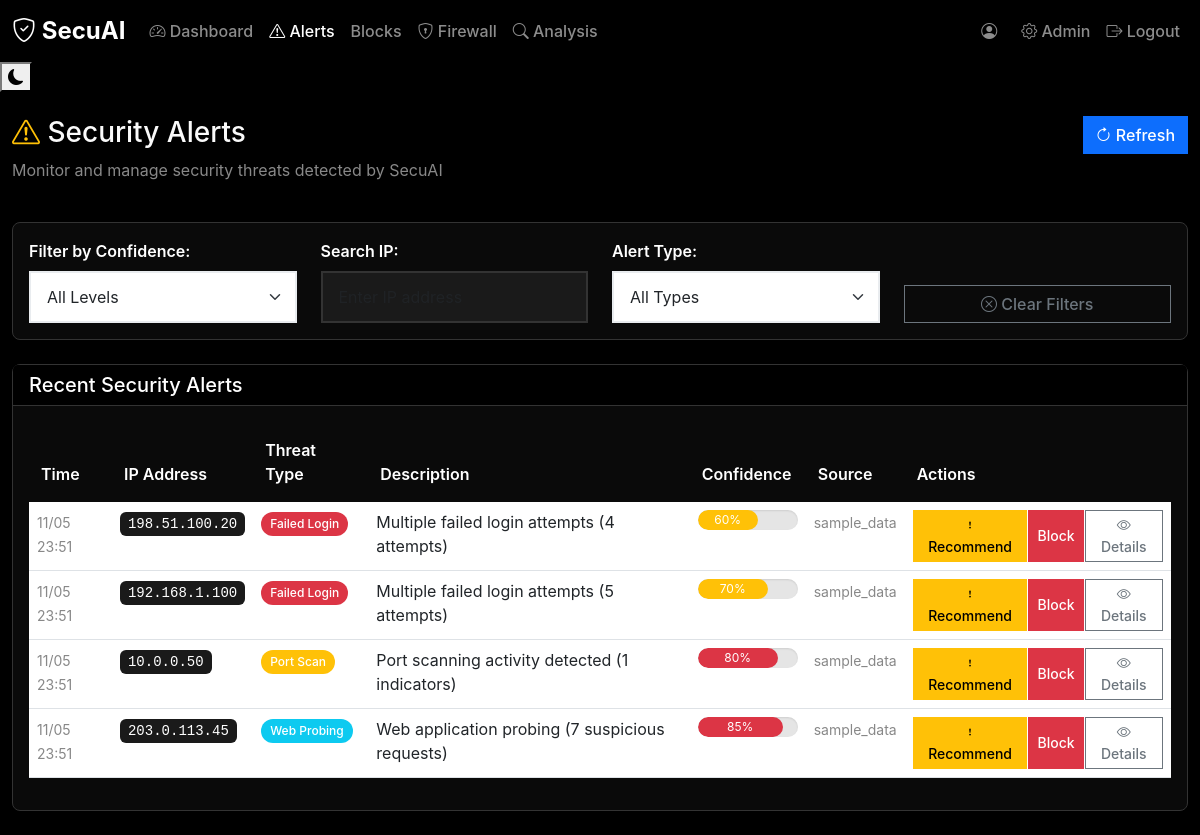
/alerts (signed in), run on an earlier commit of the app's database.
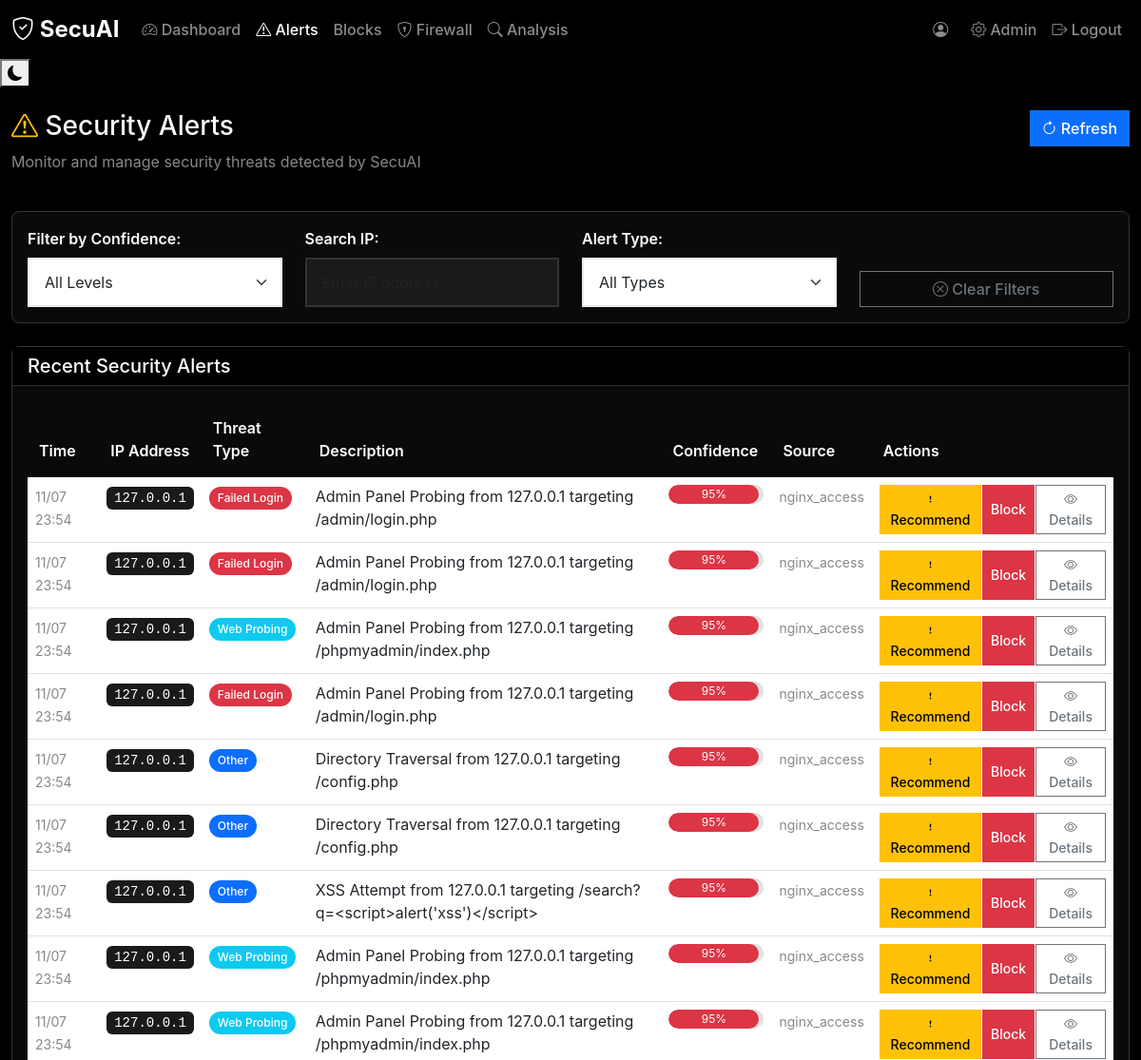
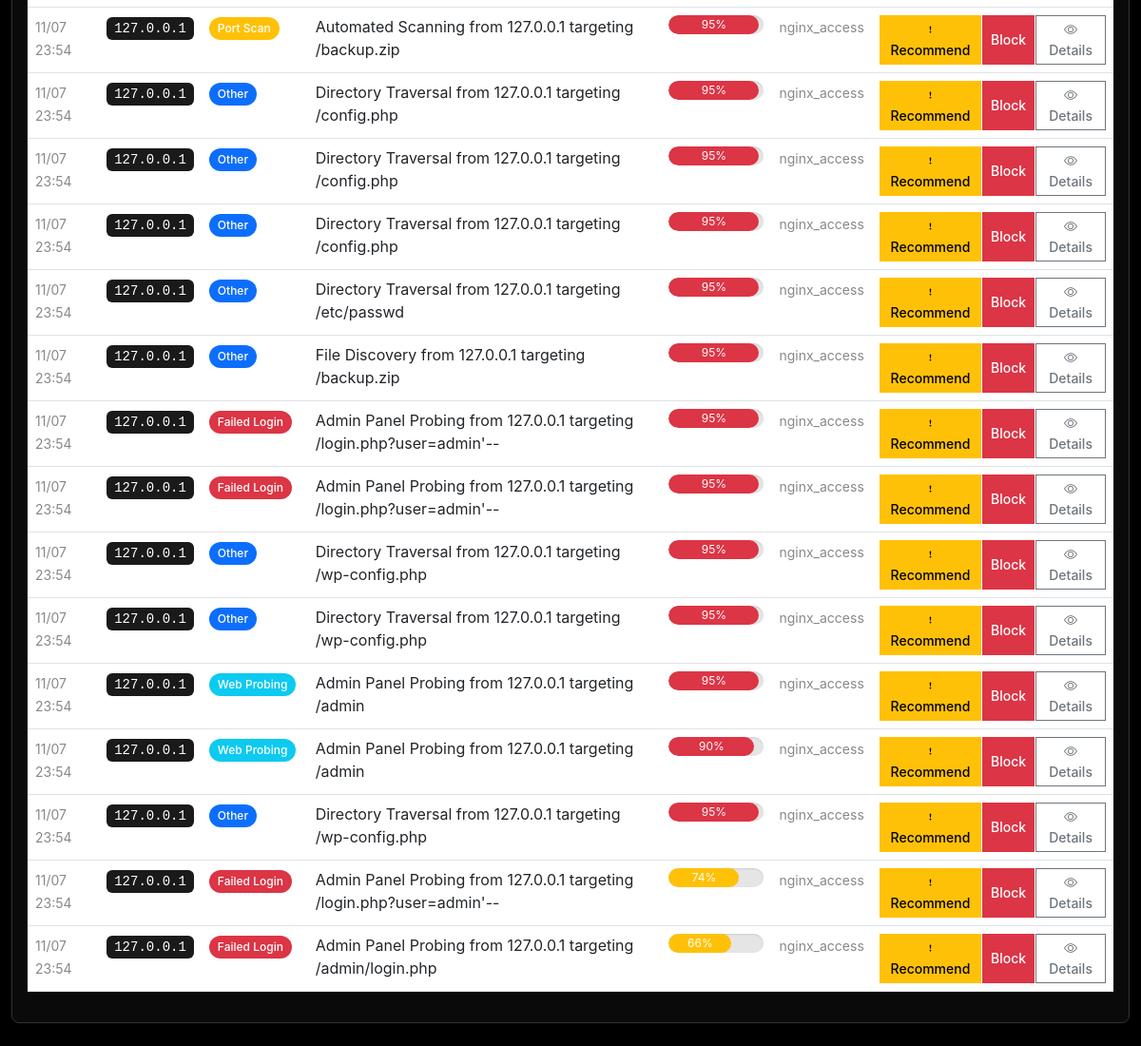
And on a later commit of the database (2 pictures, top to bottom).
### models.py (models this page shows, shortened)
class Alert(db.Model):
    __tablename__ = 'alerts'
    id = db.Column(db.Integer, primary_key=True)
    ip = db.Column(db.String(45), nullable=False, index=True)  # Support IPv6
    reason = db.Column(db.String(255), nullable=False)
    confidence = db.Column(db.Float, default=0.5, nullable=False)
    details = db.Column(db.Text)  # JSON string with additional data
    source = db.Column(db.String(100), nullable=False)  # api, upload:filename, honeypot, etc.
    status = db.Column(db.String(20), default='new', nullable=False)  # new, reviewed, ignored, blocked
    created_at = db.Column(db.DateTime, default=datetime.utcnow, nullable=False, index=True)
    reviewed_at = db.Column(db.DateTime)
    reviewed_by = db.Column(db.Integer, db.ForeignKey('users.id'))
    reviewer = db.relationship('User', backref='reviewed_alerts')

### app.py (the view)
@app.route('/alerts')
@login_required
def alerts_page():
    try:
        alerts = Alert.query.order_by(Alert.created_at.desc()).limit(100).all()
        return render_template('alerts.html', alerts=alerts)
    except Exception as e:
        logger.error(f"Alerts page error: {e}")
        flash(f'Error loading alerts: {str(e)}')
        return redirect(url_for('dashboard'))

### app.py (called while the page is built)
@login_manager.user_loader
def load_user(user_id):
    return db.session.get(User, int(user_id))

def initialize_monitor():
    global monitor_started
    if not monitor_started:
        clear_sample_data()
        start_log_monitor()
        monitor_started = True
        logger.info("🚀 SecuAI initialization complete")

@app.before_request
def before_request():
    initialize_monitor()

### templates/alerts.html (shortened to what this page needs)
<!DOCTYPE html>
<html lang="en">
<head>
    <link href="https://cdn.jsdelivr.net/npm/bootstrap@5.3.0/dist/css/bootstrap.min.css" rel="stylesheet">
    <link href="https://cdn.jsdelivr.net/npm/bootstrap-icons@1.10.0/font/bootstrap-icons.css" rel="stylesheet">
    <link href="{{ url_for('static', filename='css/style.css') }}" rel="stylesheet">
</head>
<body>
    <nav class="navbar navbar-expand-lg navbar-dark bg-dark">
        <div class="container-fluid">
            <a class="navbar-brand" href="/">
                <i class="bi bi-shield-check"></i> SecuAI
            </a>
            <div class="navbar-nav me-auto">
                <a class="nav-link" href="/">
                    <i class="bi bi-speedometer2"></i> Dashboard
                </a>
                <a class="nav-link active" href="/alerts">
                    <i class="bi bi-exclamation-triangle"></i> Alerts
                </a>
                <a class="nav-link" href="/blocks">
                     Blocks
                </a>
                <a class="nav-link" href="/firewall">
                    <i class="bi bi-shield-lock"></i> Firewall
                </a>
                <a class="nav-link" href="/analysis">
                    <i class="bi bi-search"></i> Analysis
                </a>
            </div>
            <div class="navbar-nav">
                {% if current_user.is_authenticated %}
                <span class="navbar-text me-3">
                    <i class="bi bi-person-circle"></i> {{ current_user.username }}
                </span>
                <a class="nav-link" href="/admin">
                    <i class="bi bi-gear"></i> Admin
                </a>
                <a class="nav-link" href="/logout">
                    <i class="bi bi-box-arrow-right"></i> Logout
                </a>
                {% endif %}
            </div>
        </div>
    </nav>
    <button class="theme-toggle" onclick="toggleTheme()" title="Toggle theme">
        <i class="bi bi-moon-fill" id="theme-icon"></i>
    </button>
    <div class="container-fluid mt-4">
        <div class="row mb-4">
            <div class="col">
                <h1 class="h3">
                    <i class="bi bi-exclamation-triangle text-warning"></i> Security Alerts
                </h1>
                <p class="text-muted">Monitor and manage security threats detected by SecuAI</p>
            </div>
            <div class="col-auto">
                <button class="btn btn-primary" onclick="refreshAlerts()">
                    <i class="bi bi-arrow-clockwise"></i> Refresh
                </button>
            </div>
        </div>
        <div class="card mb-4">
            <div class="card-body">
                <div class="row">
                    <div class="col-md-3">
                        <label class="form-label">Filter by Confidence:</label>
                        <select class="form-select" id="confidence-filter" onchange="filterAlerts()">
                            <option value="">All Levels</option>
                        </select>
                    </div>
                    <div class="col-md-3">
                        <label class="form-label">Search IP:</label>
                        <input type="text" class="form-control" id="ip-search" placeholder="Enter IP address" onkeyup="filterAlerts()">
                    </div>
                    <div class="col-md-3">
                        <label class="form-label">Alert Type:</label>
                        <select class="form-select" id="type-filter" onchange="filterAlerts()">
                            <option value="">All Types</option>
                        </select>
                    </div>
                    <div class="col-md-3 d-flex align-items-end">
                        <button class="btn btn-outline-secondary w-100" onclick="clearFilters()">
                            <i class="bi bi-x-circle"></i> Clear Filters
                        </button>
                    </div>
                </div>
            </div>
        </div>
        <div class="card">
            <div class="card-header">
                <h5 class="card-title mb-0">Recent Security Alerts</h5>
            </div>
            <div class="card-body">
                <div class="table-responsive">
                    <table class="table table-hover" id="alerts-table">
                        <thead>
                            <tr>
                                <th>Time</th>
                                <th>IP Address</th>
                                <th>Threat Type</th>
                                <th>Description</th>
                                <th>Confidence</th>
                                <th>Source</th>
                                <th>Actions</th>
                            </tr>
                        </thead>
                        <tbody>
                            {% for alert in alerts %}
                            <tr data-ip="{{ alert.ip }}" data-confidence="{{ alert.confidence }}" data-type="{{ alert.reason.lower() }}">
                                <td>
                                    <small class="text-muted">
                                        {{ alert.created_at.strftime('%m/%d %H:%M') }}
                                    </small>
                                </td>
                                <td>
                                    <code class="bg-light px-2 py-1 rounded">{{ alert.ip }}</code>
                                </td>
                                <td>
                                    {% if 'failed' in alert.reason.lower() or 'login' in alert.reason.lower() %}
                                        <span class="badge bg-danger">Failed Login</span>
                                    {% elif 'scan' in alert.reason.lower() %}
                                        <span class="badge bg-warning">Port Scan</span>
                                    {% elif 'web' in alert.reason.lower() or 'probing' in alert.reason.lower() %}
                                        <span class="badge bg-info">Web Probing</span>
                                    {% elif 'suricata' in alert.reason.lower() or 'ids' in alert.reason.lower() %}
                                        <span class="badge bg-secondary">IDS Alert</span>
                                    {% else %}
                                        <span class="badge bg-primary">Other</span>
                                    {% endif %}
                                </td>
                                <td>{{ alert.reason }}</td>
                                <td>
                                    <div class="progress" style="width: 100px; height: 20px;">
                                        {% set confidence_percent = (alert.confidence * 100) | int %}
                                        {% if confidence_percent >= 80 %}
                                            {% set progress_class = 'bg-danger' %}
                                        {% elif confidence_percent >= 60 %}
                                            {% set progress_class = 'bg-warning' %}
                                        {% else %}
                                            {% set progress_class = 'bg-info' %}
                                        {% endif %}
                                        <div class="progress-bar {{ progress_class }}"
                                             role="progressbar"
                                             style="width: {{ confidence_percent }}%">
                                            {{ confidence_percent }}%
                                        </div>
                                    </div>
                                </td>
                                <td>
                                    <small class="text-muted">{{ alert.source }}</small>
                                </td>
                                <td>
                                    <div class="btn-group" role="group">
                                        <button class="btn btn-sm btn-warning" onclick="recommendBlock('{{ alert.ip }}')">
                                            <i class="bi bi-exclamation"></i> Recommend
                                        </button>
                                        <button class="btn btn-sm btn-danger" onclick="approveBlock('{{ alert.ip }}')">
                                             Block
                                        </button>
                                        <button class="btn btn-sm btn-outline-secondary" onclick="viewDetails({{ alert.id }})">
                                            <i class="bi bi-eye"></i> Details
                                        </button>
                                    </div>
                                </td>
                            </tr>
                            {% endfor %}
                        </tbody>
                    </table>
                </div>
            </div>
        </div>
    </div>
</body>
</html>

### static/css/style.css (style rules this page uses)
:root { --background: 0 0% 100%; --foreground: 240 10% 4%; --card: 0 0% 100%; --card-foreground: 240 10% 4%; --popover: 0 0% 100%; --popover-foreground: 240 10% 4%; --primary: 142 86% 28%; --primary-foreground: 356 29% 98%; --secondary: 240 5% 96%; --secondary-foreground: 240 6% 10%; --muted: 240 5% 96%; --muted-foreground: 240 4% 46%; --accent: 240 5% 96%; --accent-foreground: 240 6% 10%; --destructive: 0 84% 60%; --destructive-foreground: 0 0% 98%; --border: 240 6% 90%; --input: 240 6% 90%; --ring: 142 86% 28%; --radius: 0.5rem; --success: 142 86% 28%; --warning: 45 93% 47%; --danger: 0 84% 60%; --info: 200 95% 40%; }
:root, [data-theme="dark"] { --background: 0 0% 0%; --foreground: 0 0% 98%; --card: 0 0% 3%; --card-foreground: 0 0% 98%; --popover: 0 0% 3%; --popover-foreground: 0 0% 98%; --primary: 0 0% 98%; --primary-foreground: 0 0% 9%; --secondary: 0 0% 9%; --secondary-foreground: 0 0% 98%; --muted: 0 0% 9%; --muted-foreground: 0 0% 65%; --accent: 0 0% 9%; --accent-foreground: 0 0% 98%; --destructive: 0 84% 60%; --destructive-foreground: 0 0% 98%; --border: 0 0% 15%; --input: 0 0% 9%; --ring: 142 86% 28%; }
* { border-color: hsl(var(--border)); }
body { background-color: hsl(var(--background)); color: hsl(var(--foreground)); font-family: -apple-system, BlinkMacSystemFont, "Segoe UI", Roboto, "Helvetica Neue", Arial, sans-serif; line-height: 1.5; transition: background-color 0.3s ease, color 0.3s ease; }
.card { background-color: hsl(var(--card)); color: hsl(var(--card-foreground)); border: 1px solid hsl(var(--border)); border-radius: var(--radius); box-shadow: 0 1px 3px 0 rgba(0, 0, 0, 0.1), 0 1px 2px 0 rgba(0, 0, 0, 0.06); transition: all 0.2s ease-in-out; margin-bottom: 1.5rem; }
.card-header { background-color: hsl(var(--muted)); border-bottom: 1px solid hsl(var(--border)); border-radius: calc(var(--radius) - 2px) calc(var(--radius) - 2px) 0 0; font-weight: 600; }
.btn { border-radius: var(--border-radius); transition: var(--transition); font-weight: 500; }
.btn-group .btn { margin-right: 2px; }
.btn-group .btn:last-child { margin-right: 0; }
.table { border-radius: var(--border-radius); overflow: hidden; }
.table thead th { background-color: var(--light-color); border: none; font-weight: 600; color: var(--dark-color); padding: 1rem 0.75rem; }
.table tbody tr { transition: var(--transition); }
.table-responsive { border-radius: var(--border-radius); box-shadow: var(--box-shadow); }
.badge { font-size: 0.75em; padding: 0.5em 0.75em; border-radius: 50px; font-weight: 500; }
.progress { border-radius: 50px; background-color: rgba(0, 0, 0, 0.1); box-shadow: inset 0 1px 2px rgba(0, 0, 0, 0.1); }
.progress-bar { border-radius: 50px; transition: var(--transition); }
.form-control, .form-select { border-radius: var(--border-radius); border: 2px solid #e9ecef; transition: var(--transition); padding: 0.75rem 1rem; }
.form-label { font-weight: 600; color: var(--dark-color); margin-bottom: 0.5rem; }
.navbar-brand { font-weight: 700; font-size: 1.5rem; }
.nav-link { font-weight: 500; transition: var(--transition); }
.navbar-dark { background-color: #000000 !important; }
.bg-dark { background-color: #000000 !important; }
.bg-light { background-color: #1a1a1a !important; color: #ffffff !important; }
.text-muted { color: #888888 !important; }
.card { background-color: #0a0a0a !important; border-color: #333333 !important; color: #ffffff !important; }
.card-header { background-color: #000000 !important; border-bottom-color: #333333 !important; color: #ffffff !important; }
.form-control { background-color: #1a1a1a !important; border-color: #333333 !important; color: #ffffff !important; }

What changed in the data, as far as the page shows it:
added Alert: created_at "11/07 23:54", ip "127.0.0.1", shows "Failed Login", reason "Admin Panel Probing from 127.0.0.1 targeting /admin/login.php", confidence_percent "95", source "nginx_access"
added Alert: created_at "11/07 23:54", ip "127.0.0.1", shows "Failed Login", reason "Admin Panel Probing from 127.0.0.1 targeting /admin/login.php", confidence_percent "95", source "nginx_access"
added Alert: created_at "11/07 23:54", ip "127.0.0.1", shows "Web Probing", reason "Admin Panel Probing from 127.0.0.1 targeting /phpmyadmin/index.php", confidence_percent "95", source "nginx_access"
added Alert: created_at "11/07 23:54", ip "127.0.0.1", shows "Failed Login", reason "Admin Panel Probing from 127.0.0.1 targeting /admin/login.php", confidence_percent "95", source "nginx_access"
added Alert: created_at "11/07 23:54", ip "127.0.0.1", shows "Other", reason "Directory Traversal from 127.0.0.1 targeting /config.php", confidence_percent "95", source "nginx_access"
added Alert: created_at "11/07 23:54", ip "127.0.0.1", shows "Other", reason "Directory Traversal from 127.0.0.1 targeting /config.php", confidence_percent "95", source "nginx_access"
added Alert: created_at "11/07 23:54", ip "127.0.0.1", shows "Other", reason "XSS Attempt from 127.0.0.1 targeting /search?q=<script>alert('xss')</script>", confidence_percent "95", source "nginx_access"
added Alert: created_at "11/07 23:54", ip "127.0.0.1", shows "Web Probing", reason "Admin Panel Probing from 127.0.0.1 targeting /phpmyadmin/index.php", confidence_percent "95", source "nginx_access"
added Alert: created_at "11/07 23:54", ip "127.0.0.1", shows "Web Probing", reason "Admin Panel Probing from 127.0.0.1 targeting /phpmyadmin/index.php", confidence_percent "95", source "nginx_access"
added Alert: created_at "11/07 23:54", ip "127.0.0.1", shows "Port Scan", reason "Automated Scanning from 127.0.0.1 targeting /backup.zip", confidence_percent "95", source "nginx_access"
added Alert: created_at "11/07 23:54", ip "127.0.0.1", shows "Other", reason "Directory Traversal from 127.0.0.1 targeting /config.php", confidence_percent "95", source "nginx_access"
added Alert: created_at "11/07 23:54", ip "127.0.0.1", shows "Other", reason "Directory Traversal from 127.0.0.1 targeting /config.php", confidence_percent "95", source "nginx_access"
added Alert: created_at "11/07 23:54", ip "127.0.0.1", shows "Other", reason "Directory Traversal from 127.0.0.1 targeting /config.php", confidence_percent "95", source "nginx_access"
added Alert: created_at "11/07 23:54", ip "127.0.0.1", shows "Other", reason "Directory Traversal from 127.0.0.1 targeting /etc/passwd", confidence_percent "95", source "nginx_access"
added Alert: created_at "11/07 23:54", ip "127.0.0.1", shows "Other", reason "File Discovery from 127.0.0.1 targeting /backup.zip", confidence_percent "95", source "nginx_access"
added Alert: created_at "11/07 23:54", ip "127.0.0.1", shows "Failed Login", reason "Admin Panel Probing from 127.0.0.1 targeting /login.php?user=admin'--", confidence_percent "95", source "nginx_access"
added Alert: created_at "11/07 23:54", ip "127.0.0.1", shows "Failed Login", reason "Admin Panel Probing from 127.0.0.1 targeting /login.php?user=admin'--", confidence_percent "95", source "nginx_access"
added Alert: created_at "11/07 23:54", ip "127.0.0.1", shows "Other", reason "Directory Traversal from 127.0.0.1 targeting /wp-config.php", confidence_percent "95", source "nginx_access"
added Alert: created_at "11/07 23:54", ip "127.0.0.1", shows "Other", reason "Directory Traversal from 127.0.0.1 targeting /wp-config.php", confidence_percent "95", source "nginx_access"
added Alert: created_at "11/07 23:54", ip "127.0.0.1", shows "Web Probing", reason "Admin Panel Probing from 127.0.0.1 targeting /admin", confidence_percent "95", source "nginx_access"
changed Alert (number 21 of 24 on the later page): created_at "11/05 23:51" → "11/07 23:54"; ip "198.51.100.20" → "127.0.0.1"; reason "Multiple failed login attempts (4 attempts)" → "Admin Panel Probing from 127.0.0.1 targeting /admin"; {{ confidence_percent }} 60 → 90 (drawn); confidence_percent "60" → "90"; source "sample_data" → "nginx_access"; reason "Failed Login" → "Web Probing"
changed Alert (number 22 of 24 on the later page): created_at "11/05 23:51" → "11/07 23:54"; ip "192.168.1.100" → "127.0.0.1"; reason "Multiple failed login attempts (5 attempts)" → "Directory Traversal from 127.0.0.1 targeting /wp-config.php"; {{ confidence_percent }} 70 → 95 (drawn); confidence_percent "70" → "95"; source "sample_data" → "nginx_access"; reason "Failed Login" → "Other"
changed Alert (number 23 of 24 on the later page): created_at "11/05 23:51" → "11/07 23:54"; ip "10.0.0.50" → "127.0.0.1"; reason "Port scanning activity detected (1 indicators)" → "Admin Panel Probing from 127.0.0.1 targeting /login.php?user=admin'--"; {{ confidence_percent }} 80 → 74 (drawn); confidence_percent "80" → "74"; source "sample_data" → "nginx_access"; reason "Port Scan" → "Failed Login"
changed Alert (number 24 of 24 on the later page): created_at "11/05 23:51" → "11/07 23:54"; ip "203.0.113.45" → "127.0.0.1"; reason "Web application probing (7 suspicious requests)" → "Admin Panel Probing from 127.0.0.1 targeting /admin/login.php"; {{ confidence_percent }} 85 → 66 (drawn); confidence_percent "85" → "66"; source "sample_data" → "nginx_access"; reason "Web Probing" → "Failed Login"
